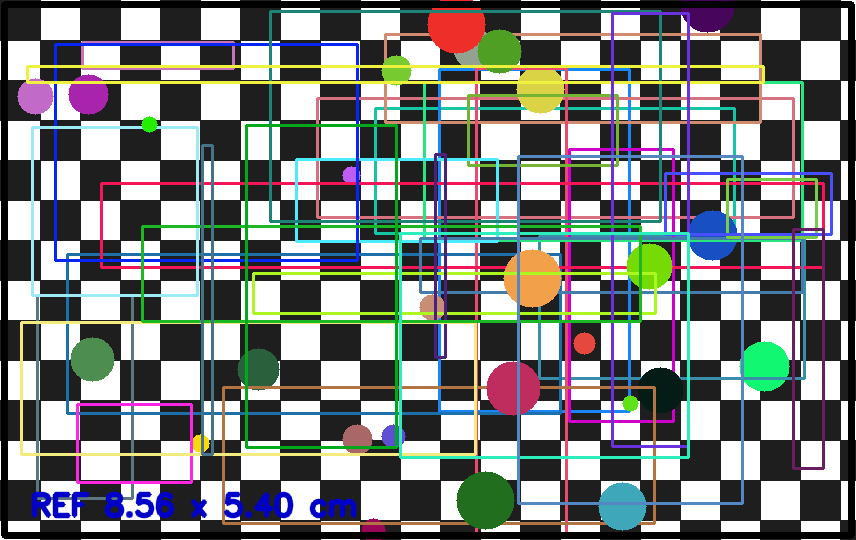
#> input picture data/reference_card.png, 856 x 540 px
$ python -i features_demo.py   (imports and definitions only)
#> lines starting #> are read from the running program, lines starting #| are printed output that depends on the picture

import cv2
import numpy as np


def harris_corners(img_rgb, block=2, ksize=3, k=0.04, thresh=0.01):

    out = img_rgb.copy()
    gray = np.float32(cv2.cvtColor(img_rgb, cv2.COLOR_RGB2GRAY))
    dst = cv2.cornerHarris(gray, block, ksize, k)
    dst = cv2.dilate(dst, None)
    out[dst > thresh * dst.max()] = (255, 0, 0)
    return out, int((dst > thresh * dst.max()).sum())


def shi_tomasi(img_rgb, max_corners=200, quality=0.01, min_dist=10):

    out = img_rgb.copy()
    gray = cv2.cvtColor(img_rgb, cv2.COLOR_RGB2GRAY)
    corners = cv2.goodFeaturesToTrack(gray, max_corners, quality, min_dist)
    n = 0
    if corners is not None:
        for c in corners.astype(int):
            x, y = c.ravel()
            cv2.circle(out, (x, y), 4, (0, 255, 0), -1)
        n = len(corners)
    return out, n


def orb_keypoints(img_rgb, n_features=500):

    gray = cv2.cvtColor(img_rgb, cv2.COLOR_RGB2GRAY)
    orb = cv2.ORB_create(nfeatures=n_features)
    kps = orb.detect(gray, None)
    out = cv2.drawKeypoints(img_rgb, kps, None, color=(255, 255, 0),
                            flags=cv2.DRAW_MATCHES_FLAGS_DRAW_RICH_KEYPOINTS)
    return out, len(kps)


def orb_match_invariance(img_rgb, angle=30, scale=0.7, n_features=800):

#> called with angle = 30, scale = 0.7, n_features = 800
    gray = cv2.cvtColor(img_rgb, cv2.COLOR_RGB2GRAY)
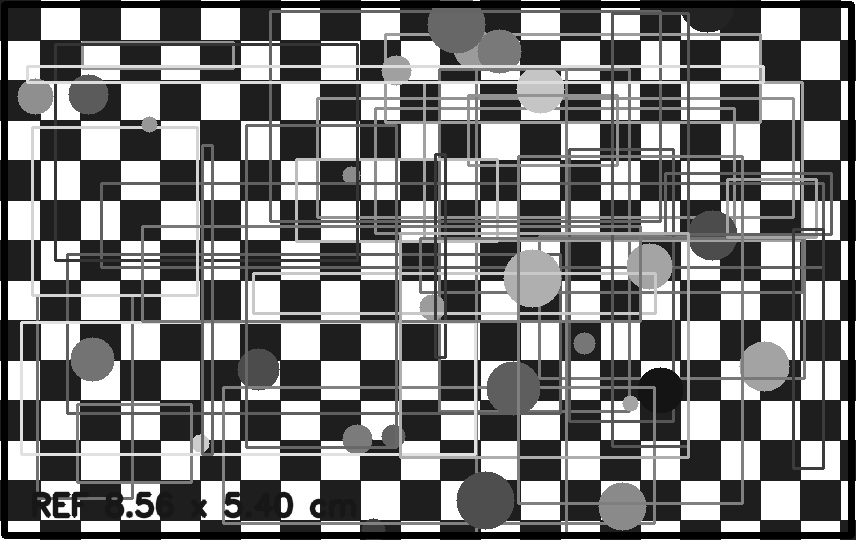
#> gray: shape (540, 856); min 0, max 255, mean 127.7
    h, w = gray.shape
#> h = 540; w = 856
    M = cv2.getRotationMatrix2D((w / 2, h / 2), angle, scale)
    warped = cv2.warpAffine(gray, M, (w, h))
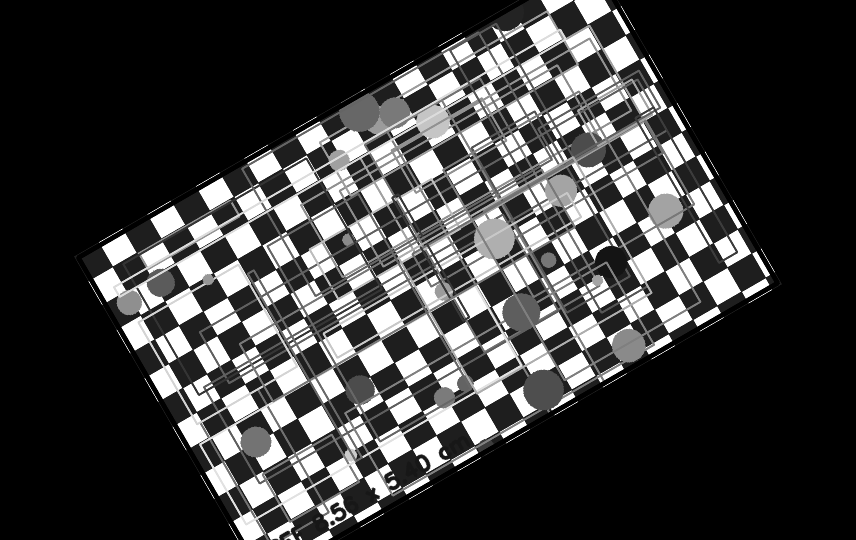
#> warped: shape (540, 856); min 0, max 255, mean 61.8

    orb = cv2.ORB_create(nfeatures=n_features)
    k1, d1 = orb.detectAndCompute(gray, None)
#> k1 = 800 keypoints; strongest (x, y, size): (358, 42, 37.2), (798, 358, 37.2), (58, 257, 37.2), (241, 238, 37.2)
    k2, d2 = orb.detectAndCompute(warped, None)
#> k2 = 800 keypoints; strongest (x, y, size): (698, 157, 31), (642, 60, 31), (754, 254, 31), (445, 454, 31)
    if d1 is None or d2 is None:
        return img_rgb, 0

    bf = cv2.BFMatcher(cv2.NORM_HAMMING, crossCheck=True)
    matches = sorted(bf.match(d1, d2), key=lambda m: m.distance)[:40]
#> matches = 40 matches
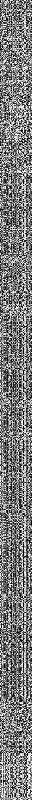
#> d1: shape (800, 32); min 0, max 255, mean 123.3
    vis = cv2.drawMatches(
        cv2.cvtColor(gray, cv2.COLOR_GRAY2RGB), k1,
        cv2.cvtColor(warped, cv2.COLOR_GRAY2RGB), k2,
        matches, None, flags=cv2.DrawMatchesFlags_NOT_DRAW_SINGLE_POINTS)
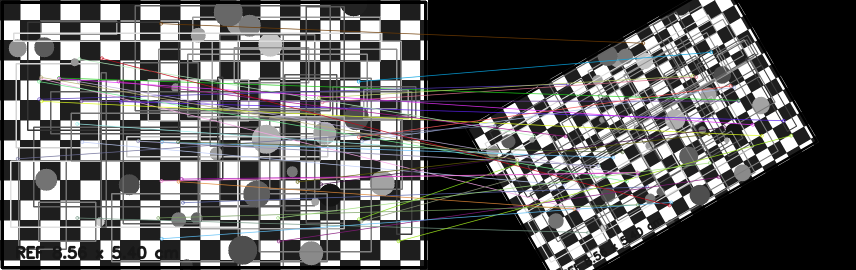
#> vis: shape (540, 1712, 3) (shown at 1/2 size); mean of channels 0, 1, 2 96.2, 95.9, 96.5; drawn as B, G, R
    return vis, len(matches)

>>> import cv2
>>> picture = cv2.cvtColor(cv2.imread('../data/reference_card.png'), cv2.COLOR_BGR2RGB)
>>> result = orb_match_invariance(picture)
